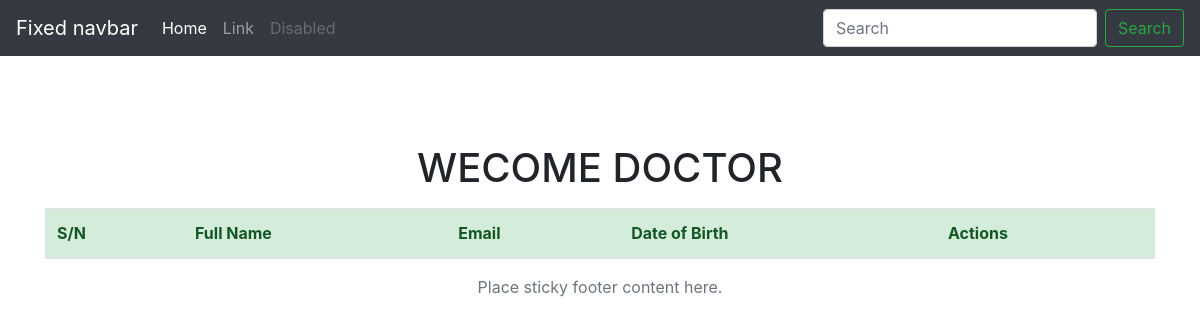
Before: /psychology.php with the older database file.
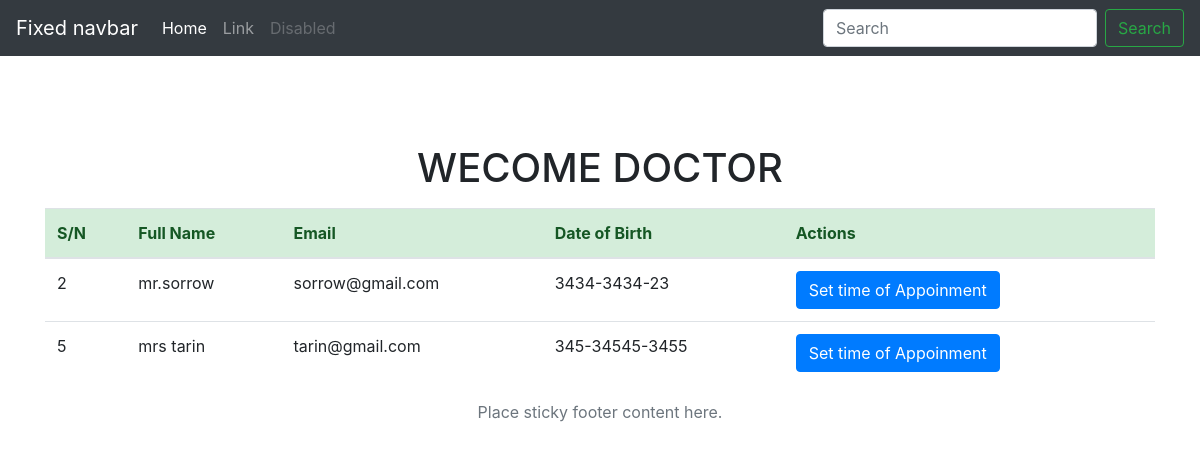
After: the same page with the newer database file.
### tables this page shows
CREATE TABLE `patient` (
  `id` int(11) NOT NULL,
  `name` varchar(100) NOT NULL,
  `email` varchar(100) NOT NULL,
  `phone` varchar(100) NOT NULL,
  `gender` varchar(12) NOT NULL,
  `catagory` varchar(100) NOT NULL,
  `date` varchar(100) NOT NULL,
  `comment` varchar(100) NOT NULL,
  `meeting date` varchar(60) NOT NULL,
  `meeting time` varchar(60) NOT NULL
);

### psychology.php (the view, shortened to what this page needs)
<?php
 require_once('database.php');
?>
<!doctype html>
<html lang="en">
  <head>
    <link rel="stylesheet" href="https://stackpath.bootstrapcdn.com/bootstrap/4.1.2/css/bootstrap.min.css">
  </head>
  <body>
    <header>
      <nav class="navbar navbar-expand-md navbar-dark fixed-top bg-dark">
        <a class="navbar-brand" href="#">Fixed navbar</a>
        <div class="collapse navbar-collapse" id="navbarCollapse">
          <ul class="navbar-nav mr-auto">
            <li class="nav-item active">
              <a class="nav-link" href="#">Home <span class="sr-only">(current)</span></a>
            </li>
            <li class="nav-item">
              <a class="nav-link" href="#">Link</a>
            </li>
            <li class="nav-item">
              <a class="nav-link disabled" href="#">Disabled</a>
            </li>
          </ul>
          <form class="form-inline mt-2 mt-md-0">
            <input class="form-control mr-sm-2" type="text" placeholder="Search" aria-label="Search">
            <button class="btn btn-outline-success my-2 my-sm-0" type="submit">Search</button>
          </form>
        </div>
      </nav>
    </header>
    <center>
    <br />
    <br />
    <br />
    <br />
    <main role="main" class="container">
      <h1 class="mt-5">WECOME DOCTOR <?php echo $_SESSION['doctorname'];  ?></h1>
      <p class="lead">
            <div class="my-table">
<table class="table">
  <thead >
    <tr class="alert-success">
      <th scope="col">S/N</th>
      <th scope="col">Full Name</th>
      <th scope="col">Email</th>
      <th scope="col">Date of Birth</th>
      <th scope="col">Actions</th>
    </tr>
  </thead>
  <tbody>
    <?php
$read_quary = mysqli_query($conn,"SELECT * FROM patient WHERE catagory='psychology';");
while ($rows = mysqli_fetch_assoc($read_quary)) {
?>
<tr>
  <td><?php echo $rows['id'] ?></td>
  <td><?php echo $rows['name']?></td>
  <td><?php echo $rows['email'] ?></td>
  <td><?php echo $rows['phone'] ?></td>
  <td>
    <a href="update.php?update=<?php echo $rows['id'];?>" class="btn btn-primary">Set time of Appoinment</a>
  </td>
</tr>
<?php } ?>
  </tbody>
</table>
</div>
      </p>
    </main>
    <footer class="footer">
      <div class="container">
        <span class="text-muted">Place sticky footer content here.</span>
      </div>
    </footer>
    </center>
  </body>
</html>

Changed rows visible on the page:
added patient: id "2", name "mr.sorrow", email "sorrow@gmail.com", phone "3434-3434-23"
added patient: id "5", name "mrs tarin", email "tarin@gmail.com", phone "345-34545-3455"
